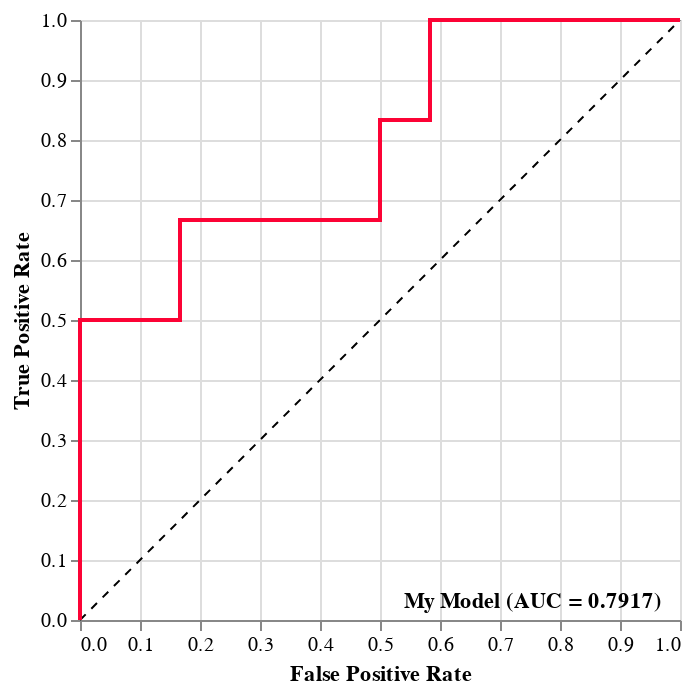

Source (notebook cell):
### Code cell
pp.plot_roc_auc(
    df = df, 
    actual = "actual",
    pred = "pred",
    estimator_name = "My Model",
    color = "#fc0335",
)

### Figure 1 — Vega specification as saved in the notebook (floating-point values rounded to 4 significant figures)
{"$schema": "https://vega.github.io/schema/vega/v5.json", "axes": [{"aria": false, "domain": false, "grid": true, "gridScale": "y", "labels": false, "maxExtent": 0, "minExtent": 0, "orient": "bottom", "scale": "x", "tickCount": {"signal": "ceil(width/40)"}, "ticks": false, "zindex": 0}, {"aria": false, "domain": false, "grid": true, "gridScale": "x", "labels": false, "maxExtent": 0, "minExtent": 0, "orient": "left", "scale": "y", "tickCount": {"signal": "ceil(height/40)"}, "ticks": false, "zindex": 0}, {"grid": false, "labelFlush": true, "labelOverlap": true, "orient": "bottom", "scale": "x", "tickCount": {"signal": "ceil(width/40)"}, "title": "False Positive Rate", "zindex": 0}, {"grid": false, "labelOverlap": true, "orient": "left", "scale": "y", "tickCount": {"signal": "ceil(height/40)"}, "title": "True Positive Rate", "zindex": 0}], "background": "white", "data": [{"name": "source_0", "values": [{"fpr": 0, "tpr": 0}, {"fpr": 0, "tpr": 0.1667}, {"fpr": 0, "tpr": 0.3333}, {"fpr": 0, "tpr": 0.5}, {"fpr": 0.1667, "tpr": 0.5}, {"fpr": 0.1667, "tpr": 0.6667}, {"fpr": 0.5, "tpr": 0.6667}, {"fpr": 0.5, "tpr": 0.8333}, {"fpr": 0.6667, "tpr": 1}, {"fpr": 1, "tpr": 1}]}, {"name": "data_0", "values": [{"max_fpr": 1, "max_tpr": 1, "min_fpr": 0, "min_tpr": 0}]}, {"name": "source_1", "values": [{"x": 0.97, "y": 0.03}]}], "height": 300, "marks": [{"encode": {"update": {"stroke": {"value": "black"}, "strokeDash": {"value": [4, 4]}, "x": {"field": "min_fpr", "scale": "x"}, "x2": {"field": "max_fpr", "scale": "x"}, "y": {"field": "min_tpr", "scale": "y"}, "y2": {"field": "max_tpr", "scale": "y"}}}, "from": {"data": "data_0"}, "name": "layer_0_marks", "style": ["rule"], "type": "rule"}, {"encode": {"update": {"defined": {"signal": "isValid(datum[\"fpr\"]) && isFinite(+datum[\"fpr\"]) && isValid(datum[\"tpr\"]) && isFinite(+datum[\"tpr\"])"}, "interpolate": {"value": "step"}, "stroke": {"value": "#fc0335"}, "x": {"field": "fpr", "scale": "x"}, "y": {"field": "tpr", "scale": "y"}}}, "from": {"data": "source_0"}, "name": "layer_1_marks", "sort": {"field": "x"}, "style": ["line"], "type": "line"}, {"encode": {"update": {"align": {"value": "right"}, "baseline": {"value": "middle"}, "dy": {"value": 0}, "fill": {"value": "black"}, "fontWeight": {"value": "bold"}, "text": {"value": "My Model (AUC = 0.7917)"}, "x": {"field": "x", "scale": "x"}, "y": {"field": "y", "scale": "y"}}}, "from": {"data": "source_1"}, "name": "layer_2_marks", "style": ["text"], "type": "text"}], "padding": 5, "scales": [{"domain": {"fields": [{"data": "data_0", "field": "min_fpr"}, {"data": "data_0", "field": "max_fpr"}, {"data": "source_0", "field": "fpr"}, {"data": "source_1", "field": "x"}]}, "name": "x", "nice": true, "range": [0, {"signal": "width"}], "type": "linear", "zero": true}, {"domain": {"fields": [{"data": "data_0", "field": "min_tpr"}, {"data": "data_0", "field": "max_tpr"}, {"data": "source_0", "field": "tpr"}, {"data": "source_1", "field": "y"}]}, "name": "y", "nice": true, "range": [{"signal": "height"}, 0], "type": "linear", "zero": true}], "style": "cell", "width": 300}
